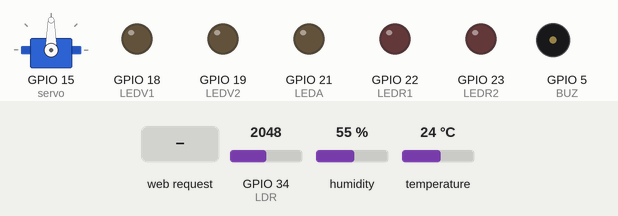
Simulated run of this sketch. Board: ESP32. Parts: servo, output pins drawn as LEDs (lit = HIGH), buzzer (waves = sounding, pin HIGH). The test bench sets the inputs (shaded band); at power-on: GPIO 34 (LDR) = 2048, humidity 55 %, temperature 24 °C. WiFi joins after 1.5 s; servers stay silent unless stated; what the sketch prints to the serial monitor is not drawn.

Above: at 2.7 s.
2.8 s: HTTP request GET /S/on received
At 3.4 s:
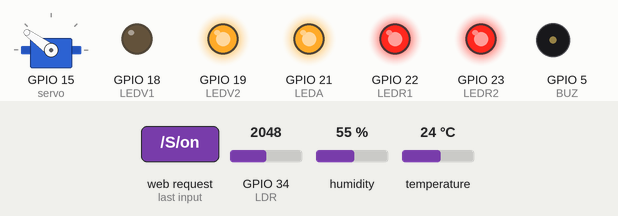
4.3 s: HTTP request GET /S/off received
5.8 s: HTTP request GET /off received
Timing chart, 0 to 8.8 s (numbered marks = the images above; inputs shaded):
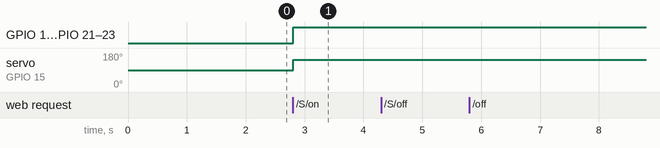

Measured:
- after the input at 2.8 s, GPIO 19 (LEDV2), GPIO 21 (LEDA), GPIO 22 (LEDR1), GPIO 23 (LEDR2): LOW → HIGH at once; servo on GPIO 15 (servo): 90° → 144° at once
- after the input at 4.3 s, every drawn part: stays the same
- after the input at 5.8 s, every drawn part: stays the same

The sketch:

codigo_arduino.ino
```cpp
//Laboratorio de Percepción Práctica #2
//Integrantes:
//Miguel Angel Villanueva Ramirez 1743596
//Irma Liliana Saucedo Martinez 1730895

//Librerías
#include <WiFi.h>
#include <DHT.h>
#include <Servo.h>

Servo ObjServo;

//Señales para los sensores
//DHT22
#define DHTPIN 4 //Pin al que se conectará el sensor
#define DHTTYPE DHT22 //Se define el tipo de sensor

//Fotorresistencia
#define LDR 34 //Pin analógico al que se conectará el sensor

//Configuración para el servidor
const char* ssid = "Totalplay-A29C";
const char* password = "A29C0FC0UUrgw7T4";
WiFiServer server(80); //Nota: investigar porque es 80

//Inicializamos el sensor DHT
DHT dht(DHTPIN, DHTTYPE);

//Variable para almacenar la solicitud HTTP
String header;

//Lectura de sensores
String SensoresEstado = "off";

//Para el Slider
//String valueString = String(0);
//int positon1 = 0;
//int positon2 = 0;

//Matriz m
double m[5][4] =
{{-4.091161306277228, 0.34154925044493994, -0.19923055381405957, 0.033012220378430775},
 {-1.4202067331470096, -5.522937316999443, 1.0926903186709243, 4.675362200778682},
 {-1.1177504379413985, -1.5853078294834617, 2.25901751542432, -0.9538025036242919},
 {3.9549636884937103, -0.26860625588497694, -0.18846197835260178, -3.758786208162456},
 {0.4822201913450948, -4.180483112166716, -0.4361186076152109, 0.5599547293956691}};

//Matriz o
float o[5] = {-8.83920290863723, 4.748015376911499, 2.0873651110413824,
-5.316140191895733, -6.929852236637968};

//Actuadores
const int LEDV1 = 18;
const int LEDV2 = 19;
const int LEDA = 21;
const int LEDR1 = 22;
const int LEDR2 = 23;
const int BUZ = 5;
const int servo = 15;

//Mediciones
float Temperatura;
float Humedad;
float nivel;
float normTemp;
float normHum;
float normniv;
float yy;
int LDR_val;

//Setup del programa
void setup() {
  Serial.begin(115200);
  dht.begin();
  //Inicializar las variables de salida como salidas (valga la redundancia).
  pinMode(LEDV1, OUTPUT);
  pinMode(LEDV2, OUTPUT);
  pinMode(LEDA, OUTPUT);
  pinMode(LEDR1, OUTPUT);
  pinMode(LEDR2, OUTPUT);
  pinMode(BUZ, OUTPUT);

  //Iniciamos las variables de salida en nivel bajo
  digitalWrite(LEDV1, LOW);
  digitalWrite(LEDV2, LOW);
  digitalWrite(LEDA, LOW);
  digitalWrite(LEDR1, LOW);
  digitalWrite(LEDR2, LOW);
  digitalWrite(BUZ, LOW);
  ObjServo.attach(servo);

  //Conexión a la red
  Serial.print("Conectando a ");
  Serial.print(ssid);
  WiFi.begin(ssid, password);
  //Mientras el ESP32 se conecta a la red
  while (WiFi.status() != WL_CONNECTED) {
    delay(500);
    Serial.print(".");
  }
  //Cuando se logre la conexión
  Serial.println("");
  Serial.println("WiFi conectado");
  Serial.println("Dirección IP: ");
  Serial.println(WiFi.localIP());
  server.begin();
}


//Loop del programa
void loop() {
  WiFiClient client = server.available(); //Listen for incoming clients

  if (client) {
    Serial.println("Nuevo cliente");
    String currentLine = "";
    String currentline = "";
    while (client.connected()) {
      if (client.available()) {
        char c = client.read();
        Serial.write(c);
        header += c;
        if (c == '\n') {
          if (currentLine.length() == 0) {
            client.println("HTTP/1.1 200 OK");
            client.println("Content-type:text/html");
            client.println("Connection: close");
            client.println();
            if(header.indexOf("GET /S/on") >= 0) {

              //Sensor de humedad
              Humedad = dht.readHumidity();

              //Sensor de temperatura
              Temperatura = dht.readTemperature();

              //Nivel de luz
              LDR_val = analogRead(LDR);
              nivel = (LDR_val * 100)/4095;

              //Normalización de la temperatura
              normTemp = (Temperatura - 0)/(50 - 0);

              //Normalización de la humedad
              normHum = (Humedad - 0)/(100 - 0);

              //Normalización del nivel de luz
              normniv = (nivel - 0)/(100 - 0);

              float X[4] = {normTemp, normHum, normniv, 1};
              float N[5];

              //Red neuronal
              for(int n = 0; n < 5; n++) {
                float s = 0.0;
                for(int i = 0; i < 4; i++) {
                  s = s + (X[i] * m[n][i]);
                  }
                N[n] = (1 / (1 + exp(-s)));
                }
                float s = 0.0;
                for(int n = 0; n < 5; n++){
                  s = s + (N[n] * o[n]);
                }
                float y = (1/(1 + exp(-s)));
                yy = (y * 4) + 1;

                if(yy == 5) {
                  digitalWrite(LEDV1, HIGH);
                  digitalWrite(LEDV2, HIGH);
                  digitalWrite(LEDA, HIGH);
                  digitalWrite(LEDR1, HIGH);
                  digitalWrite(LEDR2, HIGH);
                  digitalWrite(BUZ, LOW);
                  ObjServo.write(180);
                }
                if(yy >= 4 && yy < 5) {
                  digitalWrite(LEDV1, LOW);
                  digitalWrite(LEDV2, HIGH);
                  digitalWrite(LEDA, HIGH);
                  digitalWrite(LEDR1, HIGH);
                  digitalWrite(LEDR2, HIGH);
                  digitalWrite(BUZ, LOW);
                  ObjServo.write(144);
                }
                if(yy>=3 && yy<4){
                  digitalWrite(LEDV1, LOW);
                  digitalWrite(LEDV2, LOW);
                  digitalWrite(LEDA, HIGH);
                  digitalWrite(LEDR1, HIGH);
                  digitalWrite(LEDR2, HIGH);
                  digitalWrite(BUZ, LOW);
                  ObjServo.write(108);
                }
                if(yy>=2 && yy<3){
                  digitalWrite(LEDV1, LOW);
                  digitalWrite(LEDV2, LOW);
                  digitalWrite(LEDA, LOW);
                  digitalWrite(LEDR1, HIGH);
                  digitalWrite(LEDR2, HIGH);
                  digitalWrite(BUZ, HIGH);
                  ObjServo.write(70);
                }
                if(yy>=1 && yy<2){
                  digitalWrite(LEDV1, LOW);
                  digitalWrite(LEDV2, LOW);
                  digitalWrite(LEDA, LOW);
                  digitalWrite(LEDR1, LOW);
                  digitalWrite(LEDR2, HIGH);
                  digitalWrite(BUZ, HIGH);
                  ObjServo.write(30);
                }
                Serial.println(yy);
                Serial.println(normTemp);
                Serial.println(normHum);
                Serial.println(normniv);
                SensoresEstado = "on";
                }else if (header.indexOf("GET /S/off") >= 0) {
                  //Sensor de humedad
                  Humedad = dht.readHumidity();
                  //Sensor de temperatura
                  Temperatura = dht.readTemperature();
                  //Sensor de nivel de luz
                  LDR_val = analogRead(LDR);
                  nivel = (LDR_val * 100)/4095;
                  //Normalización de la temperatura
                  normTemp = (Temperatura - 0)/(50 - 0);
                  //Normalización de la humedad
                  normHum = (Humedad - 0)/(100 - 0);

                  float X[4] = {normTemp, normHum, normniv, 1};
                  float N[5];

                  //Red neuronal
                  for(int n = 0; n < 5; n++) {
                    float s = 0.0;
                    for(int i = 0; i < 4; i++) {
                      s = s + (X[i] * m[n][i]);
                    }
                    N[n] = (1 / (1 + exp(-s)));
                    }
                    float s = 0.0;
                    for(int n = 0; n < 5; n++) {
                      s = s + (N[n] * o[n]);
                    }
                    float y = (1/(1 + exp(-s)));
                    yy = (y * 4) + 1;
                    if (yy == 5) {
                      digitalWrite(LEDV1, HIGH);
                      digitalWrite(LEDV2, HIGH);
                      digitalWrite(LEDA, HIGH);
                      digitalWrite(LEDR1, HIGH);
                      digitalWrite(LEDR2, HIGH);
                      digitalWrite(BUZ, LOW);
                      ObjServo.write(180);
                    }
                    if(yy >= 4 && yy < 5) {
                      digitalWrite(LEDV1, LOW);
                      digitalWrite(LEDV2, HIGH);
                      digitalWrite(LEDA, HIGH);
                      digitalWrite(LEDR1, HIGH);
                      digitalWrite(LEDR2, HIGH);
                      digitalWrite(BUZ, LOW);
                      ObjServo.write(144);
                    }
                    if(yy >= 3 && yy < 4) {
                      digitalWrite(LEDV1, LOW);
                      digitalWrite(LEDV2, LOW);
                      digitalWrite(LEDA, HIGH);
                      digitalWrite(LEDR1, HIGH);
                      digitalWrite(LEDR2, HIGH);
                      digitalWrite(BUZ, LOW);
                      ObjServo.write(108);
                    }
                    if(yy>=2 && yy<3){
                      digitalWrite(LEDV1, LOW);
                      digitalWrite(LEDV2, LOW);
                      digitalWrite(LEDA, LOW);
                      digitalWrite(LEDR1, HIGH);
                      digitalWrite(LEDR2, HIGH);
                      digitalWrite(BUZ, HIGH);
                      ObjServo.write(70);
                    }
                    if(yy>=1 && yy<2){
                      digitalWrite(LEDV1, LOW);
                      digitalWrite(LEDV2, LOW);
                      digitalWrite(LEDA, LOW);
                      digitalWrite(LEDR1, LOW);
                      digitalWrite(LEDR2, HIGH);
                      digitalWrite(BUZ, HIGH);
                      ObjServo.write(30);
                    }
                    Serial.println(yy);
                    Serial.println(normTemp);
                    Serial.println(normHum);
                    Serial.println(normniv);
                    SensoresEstado = "off";
                  }
                  //Página HTML
                  client.println("<!DOCTYPE html><html>");
                  client.println("<head><meta name=\"viewport\"content=\"width=device-width, initial-scale=1\">");
                  client.println("<link rel=\"icon\" href=\"data:,\">");
                  //CSS to style the on/off buttons
                  client.println("<style>html { font-family: Helvetica; display: inline-block; margin: 0px auto; text-align: center;}");
                  client.println("<style>body { text-align: center; font-family: \"Trebuchet MS\", Arial; margin-left:auto; margin-right:auto;}");
                  //Color para los sensores
                  client.println(".button1 { background-color: #4CAF50; border: none; color: white; padding: 16px 40px;");
                  client.println("text-decoration: none; font-size: 30px; margin: 2px; cursor: pointer;}");
                  client.println(".button2 {background-color: #555555;}</style></head>");
                  //Web page heading
                  client.println("<body><h1>Practica #2.</h1>");
                  client.println("<p>Nivel de Humedad: " + String (Humedad) +"%</p>" "<p>Temperatura: " + String (Temperatura) +" Grados C</p>"
                  "<p>Nivel de Luz: " + String (nivel) +"%</p>");
                  if (SensoresEstado=="off") {
                    client.println("<p><a href=\"/S/on\"><button class=\"button1\">Leer</button></a></p>");
                  } else {
                    client.println("<p><a href=\"/S/off\"><button class=\"button1 button2\">Leer</button></a></p>");
                    }
                    client.println("</body></html>");
                    client.println();
                    break;
            } else {
              currentLine = "";
              }
            } else if(c != '\r') {
                currentLine += c;
        }
      }
    }
    header = "";
    client.stop();
    Serial.println("Client disconnected.");
    Serial.println("");
  }
}
```
